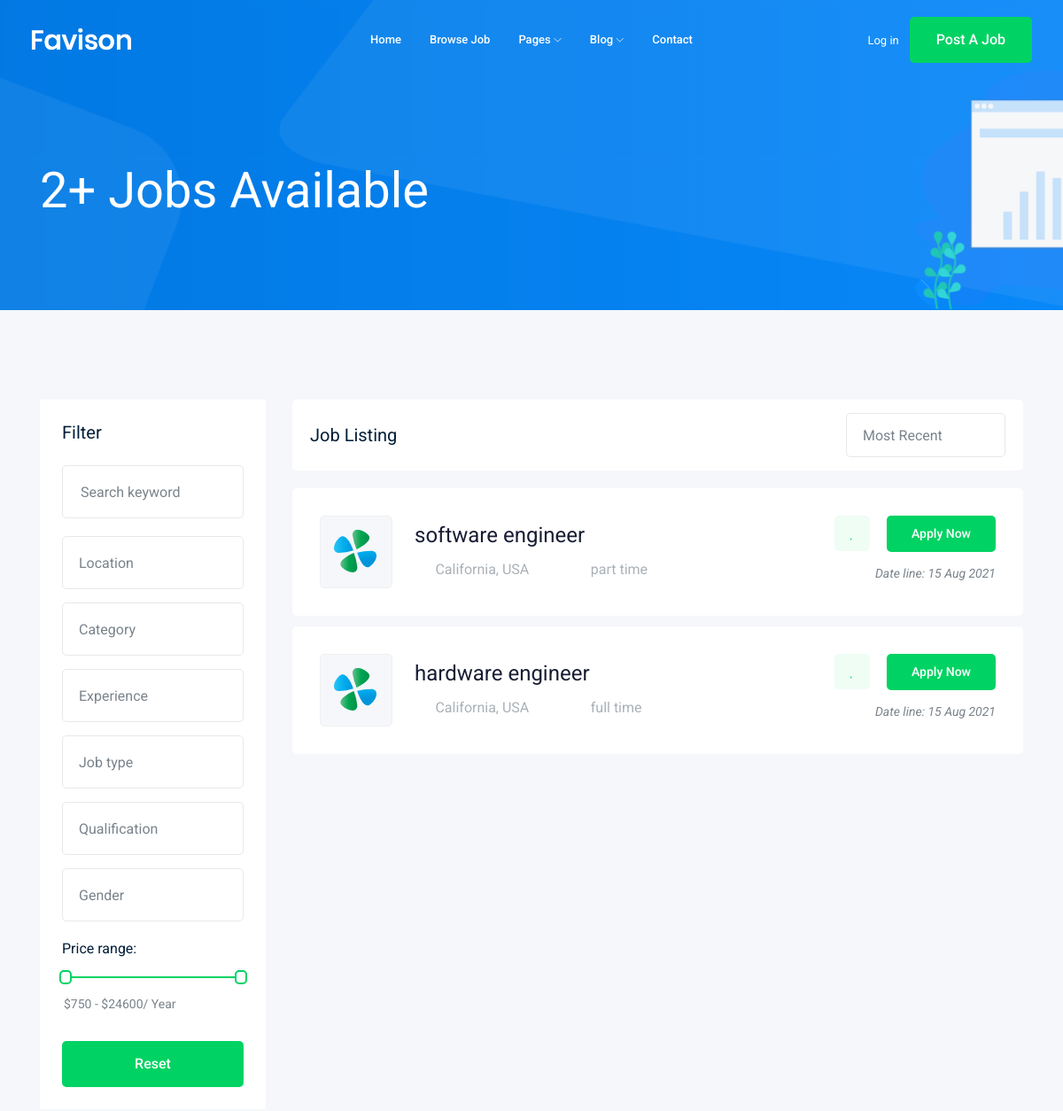
The app's page /jobs/ (upper part), older data.
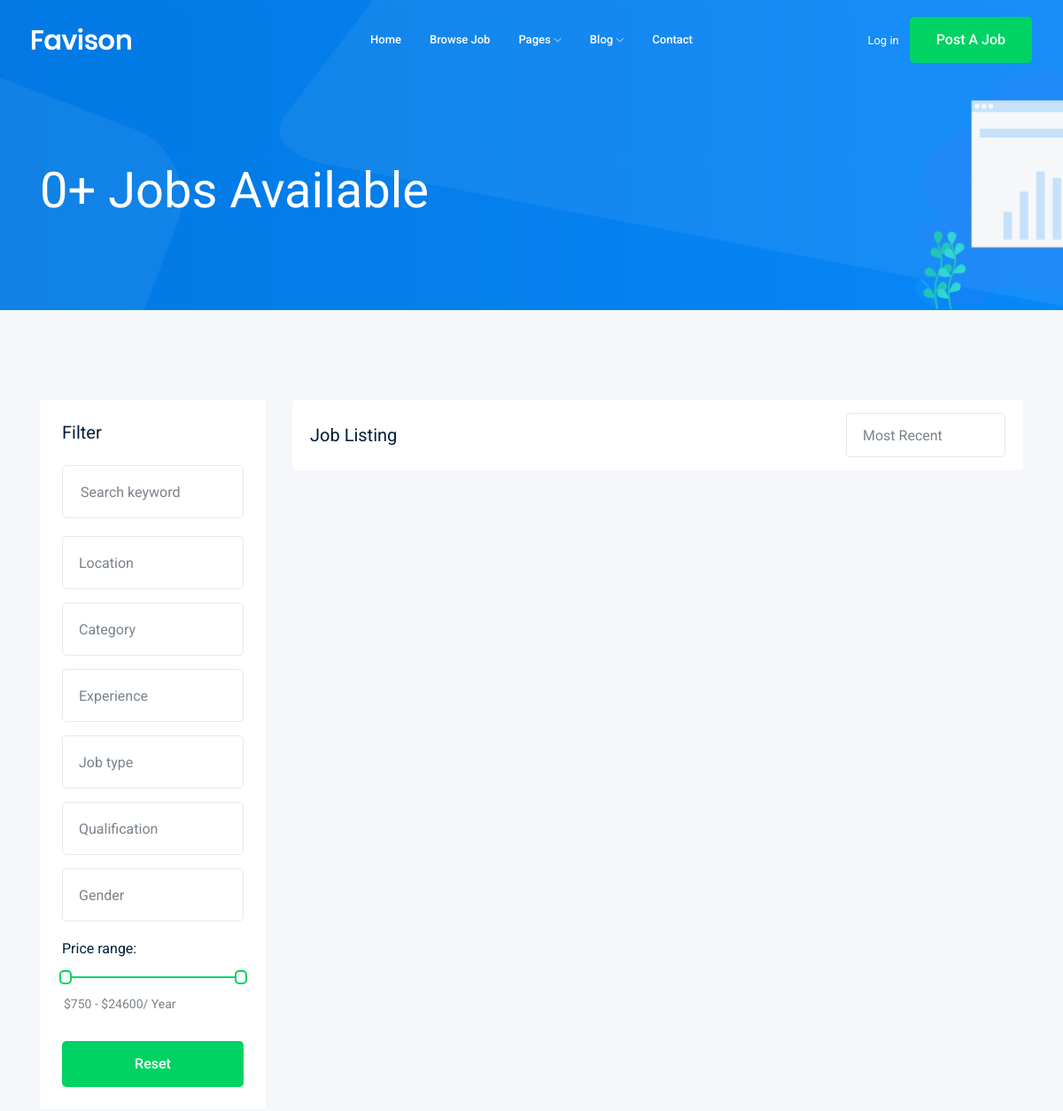
The same page, newer data.
### job/models.py (models this page shows, shortened)
class Job (models.Model):
    owner = models.ForeignKey(User , on_delete = models.CASCADE)
    title = models.CharField(max_length=100)
    job_type = models.CharField(max_length=15,choices= Job_Type)
    description = models.TextField(max_length=1000)
    published_at = models.DateTimeField(auto_now=True)
    vacancy = models.IntegerField(default=1)
    salary = models.IntegerField(default=0)
    experience = models.IntegerField(default=1)
    category = models.ForeignKey('Category',on_delete=models.CASCADE)
    image= models.ImageField(upload_to=get_image_name)
    slug = models.SlugField(blank=True,null=True)
    def __str__(self):
        return self.title

### job/views.py (the view)
# urls.py: path('',views.job_list,name='job_list' ),
def job_list (request):
 list = Job.objects.all()
 paginator = Paginator(list, 2)
 page_number = request.GET.get('page')
 page_obj = paginator.get_page(page_number)
 njob = Job.objects.all().count()
 context={'jobs': page_obj,'Njob':njob}
 return render(request,'job/job_list.html',context)

### job/templates/job/job_list.html (shortened to what this page needs)
{% extends 'base.html' %}
{% block body %}
    <div class="bradcam_area bradcam_bg_1">
        <div class="container">
            <div class="row">
                <div class="col-xl-12">
                    <div class="bradcam_text">
                        <h3>{{Njob}}+ Jobs Available</h3>
                    </div>
                </div>
            </div>
        </div>
    </div>
    <div class="job_listing_area plus_padding">
        <div class="container">
            <div class="row">
                <div class="col-lg-3">
                    <div class="job_filter white-bg">
                        <div class="form_inner white-bg">
                            <h3>Filter</h3>
                            <form action="#">
                                <div class="row">
                                    <div class="col-lg-12">
                                        <div class="single_field">
                                            <input type="text" placeholder="Search keyword">
                                        </div>
                                    </div>
                                    <div class="col-lg-12">
                                    </div>
                                    <div class="col-lg-12">
                                    </div>
                                    <div class="col-lg-12">
                                    </div>
                                    <div class="col-lg-12">
                                    </div>
                                    <div class="col-lg-12">
                                    </div>
                                    <div class="col-lg-12">
                                    </div>
                                </div>
                            </form>
                        </div>
                        <div class="range_wrap">
                            <label for="amount">Price range:</label>
                            <div id="slider-range"></div>
                            <p>
                                <input type="text" id="amount" readonly style="border:0; color:#7A838B; font-size: 14px; font-weight:400;">
                            </p>
                        </div>
                        <div class="reset_btn">
                            <button  class="boxed-btn3 w-100" type="submit">Reset</button>
                        </div>
                    </div>
                </div>
                <div class="col-lg-9">
                    <div class="recent_joblist_wrap">
                        <div class="recent_joblist white-bg ">
                            <div class="row align-items-center">
                                <div class="col-md-6">
                                    <h4>Job Listing</h4>
                                </div>
                                <div class="col-md-6">
                                    <div class="serch_cat d-flex justify-content-end">
                                    </div>
                                </div>
                            </div>
                        </div>
                    </div>
                    <div class="job_lists m-0">
                        <div class="row">
                        {% for job in jobs %}
                            <div class="col-lg-12 col-md-12">
                                <div class="single_jobs white-bg d-flex justify-content-between">
                                    <div class="jobs_left d-flex align-items-center">
                                        <div class="thumb">
                                            <img src="img/svg_icon/1.svg" alt="">
                                        </div>
                                        <div class="jobs_conetent">
                                            <a href="{% url 'jobs:job_detail' job.slug %}"><h4>{{job}}</h4></a>
                                            <div class="links_locat d-flex align-items-center">
                                                <div class="location">
                                                    <p> <i class="fa fa-map-marker"></i> California, USA</p>
                                                </div>
                                                <div class="location">
                                                    <p> <i class="fa fa-clock-o"></i>{{job.job_type}}</p>
                                                </div>
                                            </div>
                                        </div>
                                    </div>
                                    <div class="jobs_right">
                                        <div class="apply_now">
                                            <a class="heart_mark" href="#"> <i class="fa fa-heart"></i> </a>
                                            <a href="{% url 'jobs:job_detail' job.slug %}" class="boxed-btn3">Apply Now</a>
                                        </div>
                                        <div class="date">
                                            <p>Date line: {{job.published_at|date:'d M o '}}</p>
                                        </div>
                                    </div>
                                </div>
                            </div>
                            {% endfor %}
                        </div>
                    </div>
                </div>
            </div>
        </div>
    </div>
{% endblock %}

### templates/base.html (shortened to what this page needs)
{% load static %}
<!doctype html>
<html class="no-js" lang="zxx">
<head>
    <link rel="stylesheet" href="{% static 'css/bootstrap.min.css' %}">
    <link rel="stylesheet" href="{% static 'css/owl.carousel.min.css' %}">
    <link rel="stylesheet" href="{% static 'css/magnific-popup.css' %}">
    <link rel="stylesheet" href="{% static 'css/font-awesome.min.css' %}">
    <link rel="stylesheet" href="{% static 'css/themify-icons.css' %}">
    <link rel="stylesheet" href="{% static 'css/nice-select.css' %}">
    <link rel="stylesheet" href="{% static 'css/flaticon.css' %}">
    <link rel="stylesheet" href="{% static 'css/jquery-ui.css' %}">
    <link rel="stylesheet" href="{% static 'css/gijgo.css' %}">
    <link rel="stylesheet" href="{% static 'css/animate.min.css' %}">
    <link rel="stylesheet" href="{% static 'css/slicknav.css' %}">
    <link rel="stylesheet" href="{% static 'css/style.css' %}">
</head>
<body>
    <header>
        <div class="header-area ">
            <div id="sticky-header" class="main-header-area">
                <div class="container-fluid ">
                    <div class="header_bottom_border">
                        <div class="row align-items-center">
                            <div class="col-xl-3 col-lg-2">
                                <div class="logo">
                                    <a href="index.html">
                                        <img src="img/logo.png" alt="">
                                    </a>
                                </div>
                            </div>
                            <div class="col-xl-6 col-lg-7">
                                <div class="main-menu  d-none d-lg-block">
                                    <nav>
                                        <ul id="navigation">
                                            <li><a href="index.html">home</a></li>
                                            <li><a href="jobs.html">Browse Job</a></li>
                                            <li><a href="#">pages <i class="ti-angle-down"></i></a>
                                            </li>
                                            <li><a href="#">blog <i class="ti-angle-down"></i></a>
                                            </li>
                                            <li><a href="contact.html">Contact</a></li>
                                        </ul>
                                    </nav>
                                </div>
                            </div>
                            <div class="col-xl-3 col-lg-3 d-none d-lg-block">
                                <div class="Appointment">
                                    <div class="phone_num d-none d-xl-block">
                                        <a href="#">Log in</a>
                                    </div>
                                    <div class="d-none d-lg-block">
                                        <a class="boxed-btn3" href="#">Post a Job</a>
                                    </div>
                                </div>
                            </div>
                            <div class="col-12">
                            </div>
                        </div>
                    </div>
                </div>
            </div>
        </div>
    </header>
    {% block body %}
    {% endblock %}
</body>
</html>

Row changes from the older to the newer data that the page shows:
removed Job: title "software engineer", job_type "part time", published_at "15 Aug 2021"
removed Job: title "hardware engineer", job_type "full time", published_at "15 Aug 2021"
Text that changed along with them:
{{ Njob }}: "2" → "0"
